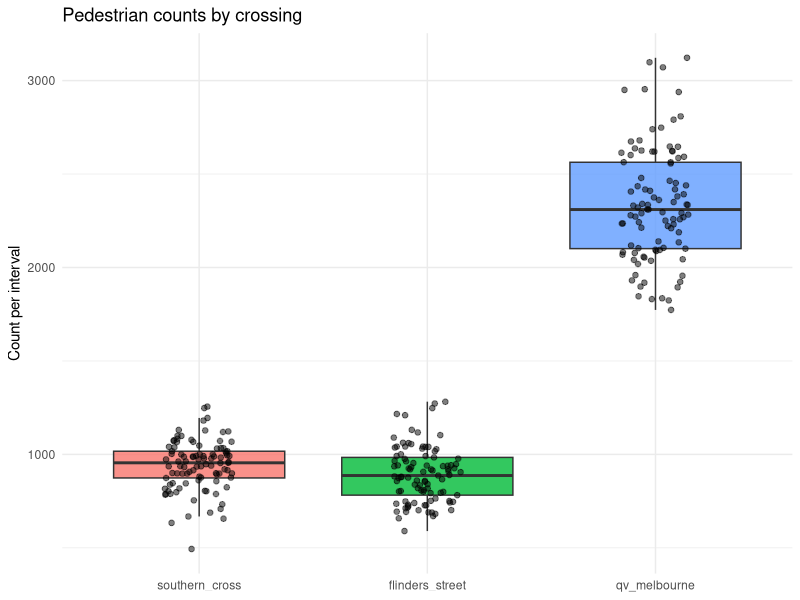
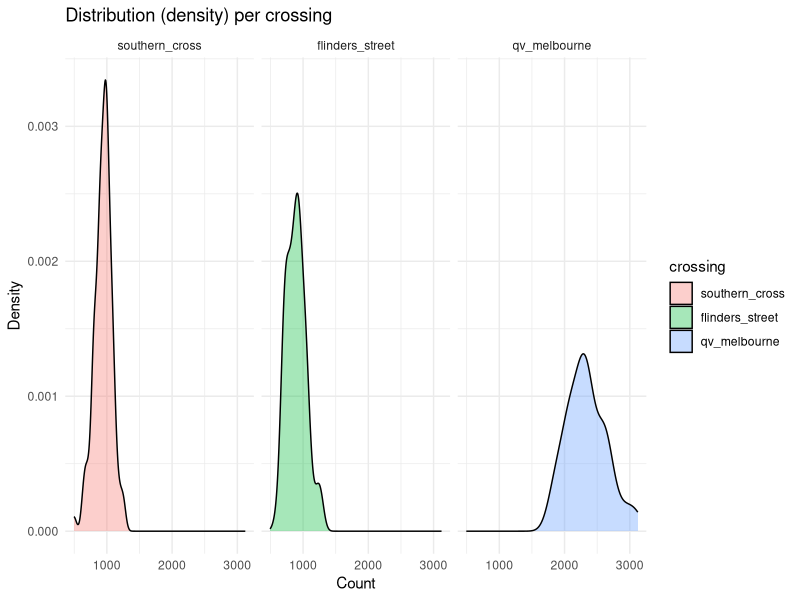
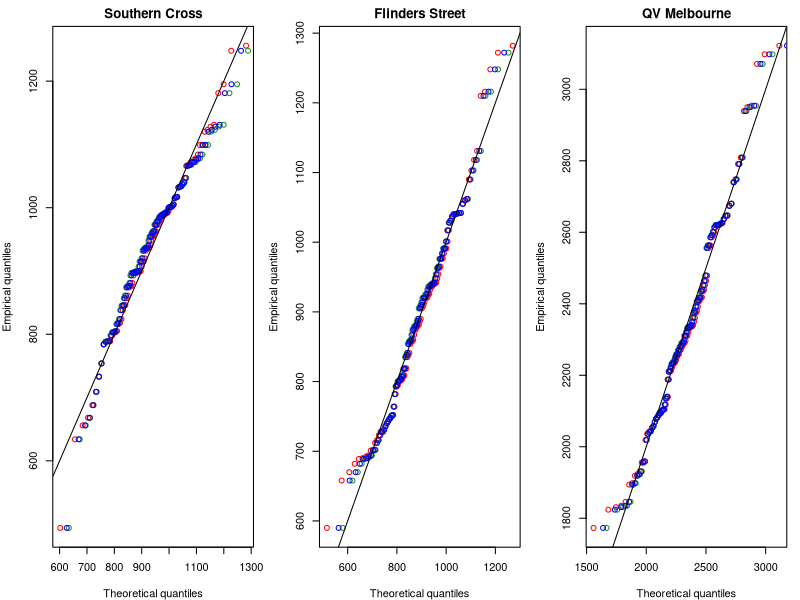
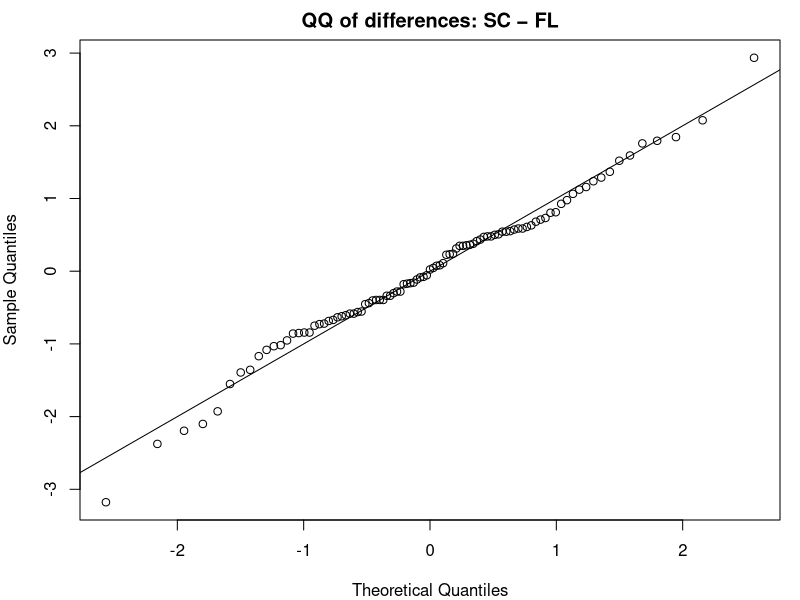
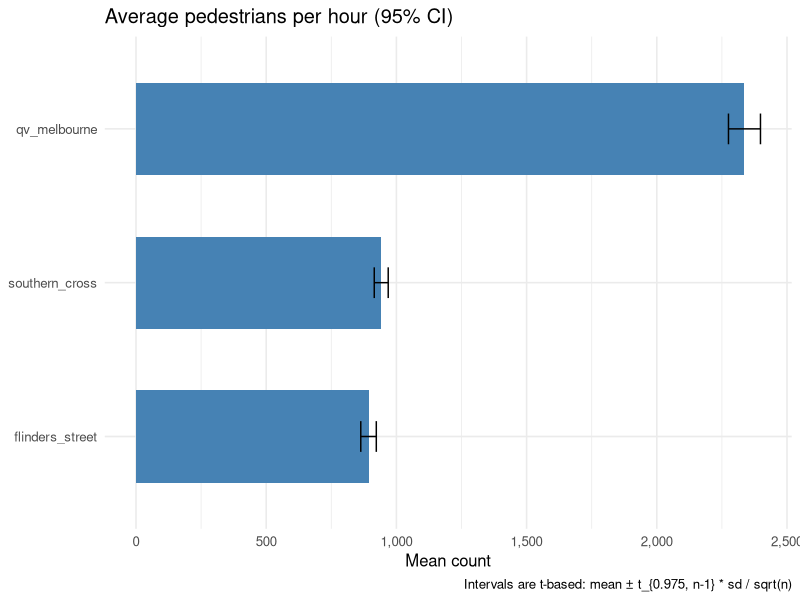
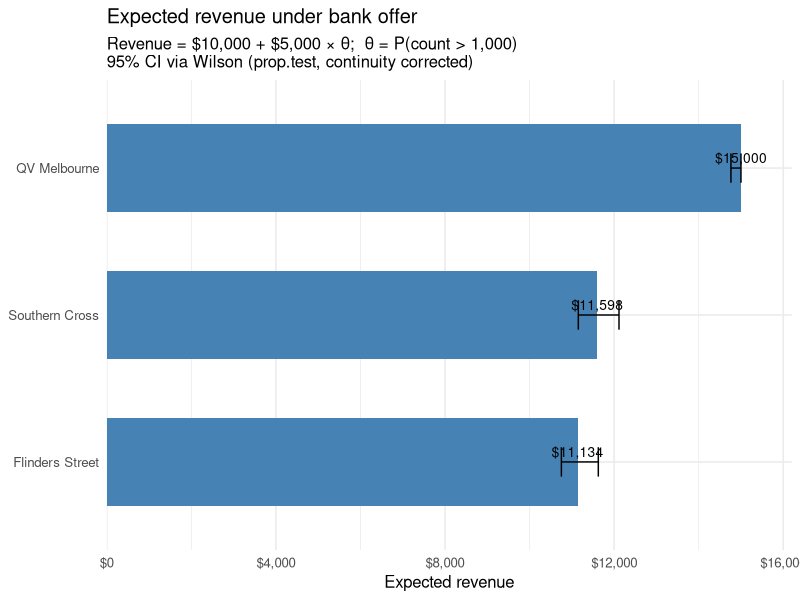

Here is the R script that generated these plots, in order:
## ---- chunk 1
#| label: setup
#| include: false
#| echo: false
#| message: false
#| warning: false

knitr::opts_chunk$set(fig.align = "center", fig.width = 8, fig.height = 5, dpi = 150)

library(tidyverse)
library(boot)
library(MASS)

set.seed(355435)  

B <- 5000
## ---- chunk 2
pedestrian_df <- read.csv(here::here("data/pedestrians.csv"))
## ---- chunk 3
pedestrian_long <- pedestrian_df %>%
  mutate(obs = row_number()) %>%
  pivot_longer(-obs, names_to = "crossing", values_to = "count") %>%
  mutate(crossing = factor(crossing,
                           levels = c("southern_cross","flinders_street","qv_melbourne")))

ggplot(pedestrian_long, aes(x = crossing, y = count, fill = crossing)) +
  geom_boxplot(outlier.shape = NA, alpha = 0.8) +
  geom_jitter(width = 0.15, alpha = 0.5, size = 1.6) +
  labs(title = "Pedestrian counts by crossing", x = NULL, y = "Count per interval") +
  theme_minimal() + theme(legend.position = "none")

ggplot(pedestrian_long, aes(x = count, fill = crossing)) +
  geom_density(alpha = 0.35) +
  facet_wrap(~ crossing, scales = "fixed") +
  labs(title = "Distribution (density) per crossing", x = "Count", y = "Density") +
  theme_minimal()

## ---- chunk 4
desc <- pedestrian_long |>
  group_by(crossing) |>
  summarise(
    n     = n(),
    mean  = mean(count),
    median= median(count),
    sd    = sd(count),
    min   = min(count),
    max   = max(count),
    iqr   = IQR(count),
    .groups = "drop"
)

## ---- chunk 5
# Southern Cross
sc <- pedestrian_df$southern_cross
fit_sc_norm  <- fitdistr(sc, "normal")
fit_sc_logn  <- fitdistr(sc, "lognormal")
fit_sc_gamma <- fitdistr(sc, "gamma")   

sc_models <- tibble(
  crossing = "southern_cross",
  model    = c("normal","lognormal","gamma"),
  logLik   = c(logLik(fit_sc_norm)[1],  logLik(fit_sc_logn)[1],  logLik(fit_sc_gamma)[1]),
  AIC      = c(AIC(fit_sc_norm),        AIC(fit_sc_logn),        AIC(fit_sc_gamma)),

  mean_est = c(
    unname(fit_sc_norm$estimate["mean"]),
    exp(fit_sc_logn$estimate["meanlog"] + 0.5*fit_sc_logn$estimate["sdlog"]^2),
    unname(fit_sc_gamma$estimate["shape"] / fit_sc_gamma$estimate["rate"])),
  
  sd_est   = c(
    unname(fit_sc_norm$estimate["sd"]),
    sqrt((exp(fit_sc_logn$estimate["sdlog"]^2) - 1) *
         exp(2*fit_sc_logn$estimate["meanlog"] + fit_sc_logn$estimate["sdlog"]^2)),
    sqrt(unname(fit_sc_gamma$estimate["shape"]) / (unname(fit_sc_gamma$estimate["rate"])^2))))

# Flinders Street
fl <- pedestrian_df$flinders_street
fit_fl_norm  <- fitdistr(fl, "normal")
fit_fl_logn  <- fitdistr(fl, "lognormal")
fit_fl_gamma <- fitdistr(fl, "gamma")

fl_models <- tibble(
  crossing = "flinders_street",
  model    = c("normal","lognormal","gamma"),
  logLik   = c(logLik(fit_fl_norm)[1],  logLik(fit_fl_logn)[1],  logLik(fit_fl_gamma)[1]),
  AIC      = c(AIC(fit_fl_norm),        AIC(fit_fl_logn),        AIC(fit_fl_gamma)),

  mean_est = c(
    unname(fit_fl_norm$estimate["mean"]),
    exp(fit_fl_logn$estimate["meanlog"] + 0.5*fit_fl_logn$estimate["sdlog"]^2),
    unname(fit_fl_gamma$estimate["shape"] / fit_fl_gamma$estimate["rate"])),
  
  sd_est   = c(
    unname(fit_fl_norm$estimate["sd"]),
    sqrt((exp(fit_fl_logn$estimate["sdlog"]^2) - 1) *
         exp(2*fit_fl_logn$estimate["meanlog"] + fit_fl_logn$estimate["sdlog"]^2)),
    sqrt(unname(fit_fl_gamma$estimate["shape"]) / (unname(fit_fl_gamma$estimate["rate"])^2))))

# QV Melbourne
qv <- pedestrian_df$qv_melbourne
fit_qv_norm  <- fitdistr(qv, "normal")
fit_qv_logn  <- fitdistr(qv, "lognormal")
fit_qv_gamma <- fitdistr(qv, "gamma")

qv_models <- tibble(
  crossing = "qv_melbourne",
  model    = c("normal","lognormal","gamma"),
  logLik   = c(logLik(fit_qv_norm)[1],  logLik(fit_qv_logn)[1],  logLik(fit_qv_gamma)[1]),
  AIC      = c(AIC(fit_qv_norm),        AIC(fit_qv_logn),        AIC(fit_qv_gamma)),

  mean_est = c(
    unname(fit_qv_norm$estimate["mean"]),
    exp(fit_qv_logn$estimate["meanlog"] + 0.5*fit_qv_logn$estimate["sdlog"]^2),
    unname(fit_qv_gamma$estimate["shape"] / fit_qv_gamma$estimate["rate"])),
  
  sd_est   = c(
    unname(fit_qv_norm$estimate["sd"]),
    sqrt((exp(fit_qv_logn$estimate["sdlog"]^2) - 1) *
         exp(2*fit_qv_logn$estimate["meanlog"] + fit_qv_logn$estimate["sdlog"]^2)),
    sqrt(unname(fit_qv_gamma$estimate["shape"]) / (unname(fit_qv_gamma$estimate["rate"])^2))))

mle_fits <- bind_rows(sc_models, fl_models, qv_models) |>
  arrange(crossing, AIC)

mle_fits
## ---- chunk 6
par(mfrow = c(1,3), mar = c(4,4,2,1))

## Southern Cross 
x <- sort(sc); n <- length(x); p <- (seq_len(n)-0.5)/n
qN <- qnorm(p,  mean = fit_sc_norm$estimate["mean"],    sd    = fit_sc_norm$estimate["sd"])
qL <- qlnorm(p, meanlog = fit_sc_logn$estimate["meanlog"], sdlog = fit_sc_logn$estimate["sdlog"])
qG <- qgamma(p, shape = fit_sc_gamma$estimate["shape"], rate = fit_sc_gamma$estimate["rate"])
plot(qN, x, xlab="Theoretical quantiles", ylab="Empirical quantiles", main="Southern Cross",
     pch=1, col="red"); points(qL, x, pch=1, col="forestgreen"); points(qG, x, pch=1, col="blue"); abline(0,1)

# Flinders Street
x <- sort(fl); n <- length(x); p <- (seq_len(n)-0.5)/n
qN <- qnorm(p,  mean = fit_fl_norm$estimate["mean"],    sd    = fit_fl_norm$estimate["sd"])
qL <- qlnorm(p, meanlog = fit_fl_logn$estimate["meanlog"], sdlog = fit_fl_logn$estimate["sdlog"])
qG <- qgamma(p, shape = fit_fl_gamma$estimate["shape"], rate = fit_fl_gamma$estimate["rate"])
plot(qN, x, xlab="Theoretical quantiles", ylab="Empirical quantiles", main="Flinders Street",
     pch=1, col="red"); points(qL, x, pch=1, col="forestgreen"); points(qG, x, pch=1, col="blue"); abline(0,1)

# QV Melbourne 
x <- sort(qv); n <- length(x); p <- (seq_len(n)-0.5)/n
qN <- qnorm(p,  mean = fit_qv_norm$estimate["mean"],    sd    = fit_qv_norm$estimate["sd"])
qL <- qlnorm(p, meanlog = fit_qv_logn$estimate["meanlog"], sdlog = fit_qv_logn$estimate["sdlog"])
qG <- qgamma(p, shape = fit_qv_gamma$estimate["shape"], rate = fit_qv_gamma$estimate["rate"])
plot(qN, x, xlab="Theoretical quantiles", ylab="Empirical quantiles", main="QV Melbourne",
     pch=1, col="red"); points(qL, x, pch=1, col="forestgreen"); points(qG, x, pch=1, col="blue"); abline(0,1)

par(mfrow = c(1,1))

## ---- chunk 7
pedestrian_long %>%
  group_by(crossing) %>%
  summarise(q90 = quantile(count, 0.9))

## ---- chunk 8

# function to calculate 90th percentile
q90_fn <- function(data, i) quantile(data[i], 0.9)

# example for Flinders
fl_boot <- boot(pedestrian_df$flinders_street, q90_fn, R = 1000)
ci_fl <- boot.ci(fl_boot, type = "perc")
round(ci_fl$percent[4:5], 2)

# Southern Cross
sc_boot <- boot(pedestrian_df$southern_cross, q90_fn, R = 1000)
ci_sc <- boot.ci(sc_boot, type = "perc")
round(ci_sc$percent[4:5], 2)


# QV
qv_boot <- boot(pedestrian_df$qv, q90_fn, R = 1000)
ci_qv <- boot.ci(qv_boot, type = "perc")
round(ci_qv$percent[4:5], 2)


## ---- chunk 9

library(fitdistrplus)

set.seed(30)
n_fl <- length(pedestrian_df$flinders_street)
n_sc <- length(pedestrian_df$southern_cross)
n_qv <- length(pedestrian_df$qv)


# Flinders & QV: Lognormal
fl_fit <- fitdist(pedestrian_df$flinders_street, "lnorm")
qv_fit <- fitdist(pedestrian_df$qv, "lnorm")

# Southern Cross: Normal
sc_fit <- fitdist(pedestrian_df$southern_cross, "norm")

fl_fit$estimate; sc_fit$estimate; qv_fit$estimate

## ---- chunk 10
q90_model_ci <- function(fit, dist, n, B = 2000) {
  # Point estimate from the fitted distribution
  q90_hat <- switch(
    dist,
    "lnorm" = qlnorm(0.9,
                     meanlog = fit$estimate["meanlog"],
                     sdlog   = fit$estimate["sdlog"]),
    "norm"  = qnorm(0.9,
                    mean = fit$estimate["mean"],
                    sd   = fit$estimate["sd"])
  )

  # Parametric bootstrap: simulate datasets of size n from the fitted model
  boot_q90 <- replicate(B, {
    sim <- switch(
      dist,
      "lnorm" = rlnorm(n,
                       meanlog = fit$estimate["meanlog"],
                       sdlog   = fit$estimate["sdlog"]),
      "norm"  = rnorm(n,
                      mean = fit$estimate["mean"],
                      sd   = fit$estimate["sd"])
    )
    as.numeric(quantile(sim, 0.9))
  })

  ci <- quantile(boot_q90, c(0.025, 0.975))
  tibble(
    q90_model = round(q90_hat, 2),
    ci_low    = round(ci[1], 2),
    ci_high   = round(ci[2], 2)
  )
}

## ---- chunk 11
df  <- na.omit(pedestrian_df[, c("southern_cross","flinders_street")])
sc  <- df$southern_cross
fl  <- df$flinders_street
d   <- sc - fl                 

# 95% CI for the mean difference 
tt <- t.test(sc, fl, paired = TRUE, conf.level = 0.95)
tt

qqnorm(scale(d), main = "QQ of differences: SC − FL"); abline(0,1)
## ---- chunk 12
mean_ci <- pedestrian_long |>
  group_by(crossing) |>
  summarise(
    n    = n(),
    mean = mean(count, na.rm = TRUE),
    sd   = sd(count,   na.rm = TRUE),
    .groups = "drop"
  ) |>
  mutate(
    se    = sd / sqrt(n),
    tcrit = qt(0.975, df = n - 1),
    lo    = mean - tcrit * se,
    hi    = mean + tcrit * se
  ) |>
  arrange(desc(mean))

mean_ci

## ---- chunk 13


library(ggplot2)
library(scales)

ggplot(mean_ci, aes(x = reorder(crossing, mean), y = mean)) +
  geom_col(width = 0.6, fill = "steelblue") +
  geom_errorbar(aes(ymin = lo, ymax = hi), width = 0.2) +
  coord_flip() +
  scale_y_continuous(labels = comma) +
  labs(
    title = "Average pedestrians per hour (95% CI)",
    x = NULL, y = "Mean count",
    caption = "Intervals are t-based: mean ± t_{0.975, n-1} * sd / sqrt(n)"
  ) +
  theme_minimal(base_size = 12)


## ---- chunk 14
THRESH  <- 1000
BASE    <- 10000
BONUS   <- 5000
LEVEL   <- 0.95

# Binomial proportion + Wilson CI via prop.test (built-in)
rev_ci <- pedestrian_long %>%
  mutate(over_1000 = count > THRESH) %>%
  group_by(crossing) %>%
  summarise(
    n = n(),
    k = sum(over_1000),
    .groups = "drop"
  ) %>%
  rowwise() %>%
  mutate(
    # prop.test returns Wilson (score) CI with continuity correction
    pt   = list(prop.test(k, n, conf.level = LEVEL, correct = TRUE)),
    phat = pt$estimate[[1]],
    lo_p = pt$conf.int[1],
    hi_p = pt$conf.int[2],
    # map proportion -> revenue
    rev_hat = BASE + BONUS * phat,
    rev_lo  = BASE + BONUS * lo_p,
    rev_hi  = BASE + BONUS * hi_p
  ) %>%
  ungroup() 
rev_ci
## ---- chunk 15
library(ggplot2)
library(scales)
library(dplyr)

# (optional) nicer labels
rev_ci_plot <- rev_ci %>%
  mutate(Location = recode(crossing,
                           flinders_street = "Flinders Street",
                           southern_cross  = "Southern Cross",
                           qv_melbourne    = "QV Melbourne"),
         Revenue  = rev_hat)

ggplot(rev_ci_plot, aes(x = reorder(Location, Revenue), y = Revenue)) +
  geom_col(width = 0.6, fill = "steelblue") +
  geom_errorbar(aes(ymin = rev_lo, ymax = rev_hi), width = 0.2) +
  geom_text(aes(label = dollar(Revenue, accuracy = 1)),
            vjust = -0.5, size = 3.5) +
  scale_y_continuous(labels = label_dollar(prefix = "$", accuracy = 1),
                     expand = expansion(mult = c(0, 0.08))) +
  coord_flip() +
  labs(
    title = "Expected revenue under bank offer",
    subtitle = "Revenue = $10,000 + $5,000 × θ;  θ = P(count > 1,000)\n95% CI via Wilson (prop.test, continuity corrected)",
    x = NULL, y = "Expected revenue"
  ) +
  theme_minimal(base_size = 12)
